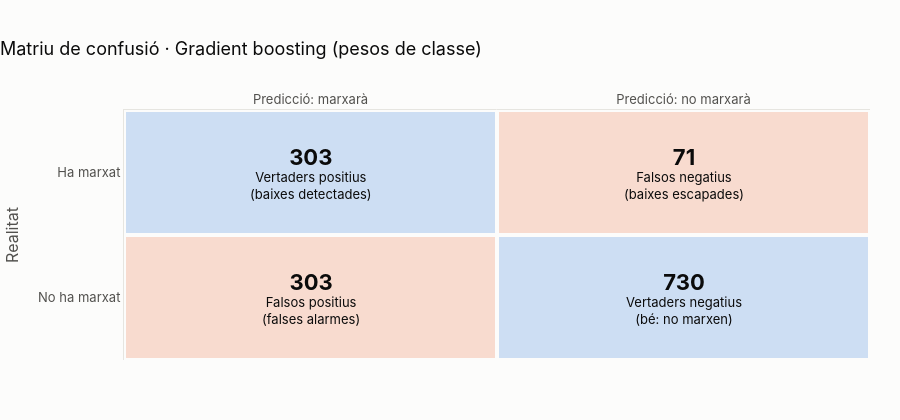

This figure's notebook cell:
### Markdown cell above
## Mètriques del millor model

Matriu de confusió del **gradient boosting** amb pesos de classe (millor AUC). Definicions:

- **Recall** $= \dfrac{VP}{VP + FN}$: de les baixes reals, quantes es detecten.
- **Precision** $= \dfrac{VP}{VP + FP}$: dels clients marcats «en risc», quants marxen.
- **F1** $= 2 \cdot \dfrac{\text{precision} \cdot \text{recall}}{\text{precision} + \text{recall}}$.
- **AUC**: probabilitat que un client que marxa rebi més risc que un que no marxa (0,5 = atzar).

### Code cell
M = models["Pesos de classe"]
probs = {nom: probabilitats(M[nom], dades["X_te"]) for nom in MODELS}
m_gb = avaluar(dades["y_te"], probs["Gradient boosting"], 0.5)
fig = fig_confusio(m_gb, "Matriu de confusió · Gradient boosting (pesos de classe)")
exportar(fig, "cl_confusio"); fig.show()
print(frase_metriques(m_gb).replace("**", ""))

### Figure 1 — Plotly figure (JSON) as saved in the notebook; plotly's stock layout.template omitted (floating-point values rounded to 4 significant figures)
{"data": [{"colorscale": [[0, "rgba(235,104,52,0.22)"], [1, "rgba(42,120,214,0.22)"]], "hoverinfo": "skip", "showscale": false, "type": "heatmap", "x": ["Predicció: marxarà", "Predicció: no marxarà"], "xgap": 4, "y": ["Ha marxat", "No ha marxat"], "ygap": 4, "z": [[1, 0], [0, 1]]}], "layout": {"annotations": [{"font": {"color": "#0b0b0b", "size": 13}, "showarrow": false, "text": "<b style='font-size:22px'>303</b><br>Vertaders positius<br>(baixes detectades)", "x": "Predicció: marxarà", "y": "Ha marxat"}, {"font": {"color": "#0b0b0b", "size": 13}, "showarrow": false, "text": "<b style='font-size:22px'>71</b><br>Falsos negatius<br>(baixes escapades)", "x": "Predicció: no marxarà", "y": "Ha marxat"}, {"font": {"color": "#0b0b0b", "size": 13}, "showarrow": false, "text": "<b style='font-size:22px'>303</b><br>Falsos positius<br>(falses alarmes)", "x": "Predicció: marxarà", "y": "No ha marxat"}, {"font": {"color": "#0b0b0b", "size": 13}, "showarrow": false, "text": "<b style='font-size:22px'>730</b><br>Vertaders negatius<br>(bé: no marxen)", "x": "Predicció: no marxarà", "y": "No ha marxat"}], "font": {"color": "#52514e", "family": "Inter, Segoe UI, sans-serif", "size": 13}, "height": 420, "hoverlabel": {"bgcolor": "white", "font": {"color": "#0b0b0b"}}, "legend": {"font": {"color": "#0b0b0b"}, "orientation": "h", "x": 0, "xanchor": "left", "y": 1.01, "yanchor": "bottom"}, "margin": {"b": 60, "l": 110, "r": 30, "t": 110}, "paper_bgcolor": "#fcfcfb", "plot_bgcolor": "#fcfcfb", "separators": ",.", "title": {"font": {"color": "#0b0b0b", "size": 18}, "text": "Matriu de confusió · Gradient boosting (pesos de classe)", "x": 0, "xanchor": "left"}, "xaxis": {"gridcolor": "#e6e5e0", "linecolor": "#e6e5e0", "showgrid": false, "side": "top", "title": {"font": {"color": "#52514e"}, "text": ""}, "zeroline": false}, "yaxis": {"automargin": true, "autorange": "reversed", "gridcolor": "#e6e5e0", "linecolor": "#e6e5e0", "showgrid": false, "title": {"font": {"color": "#52514e"}, "text": "Realitat"}, "zeroline": false}}}
